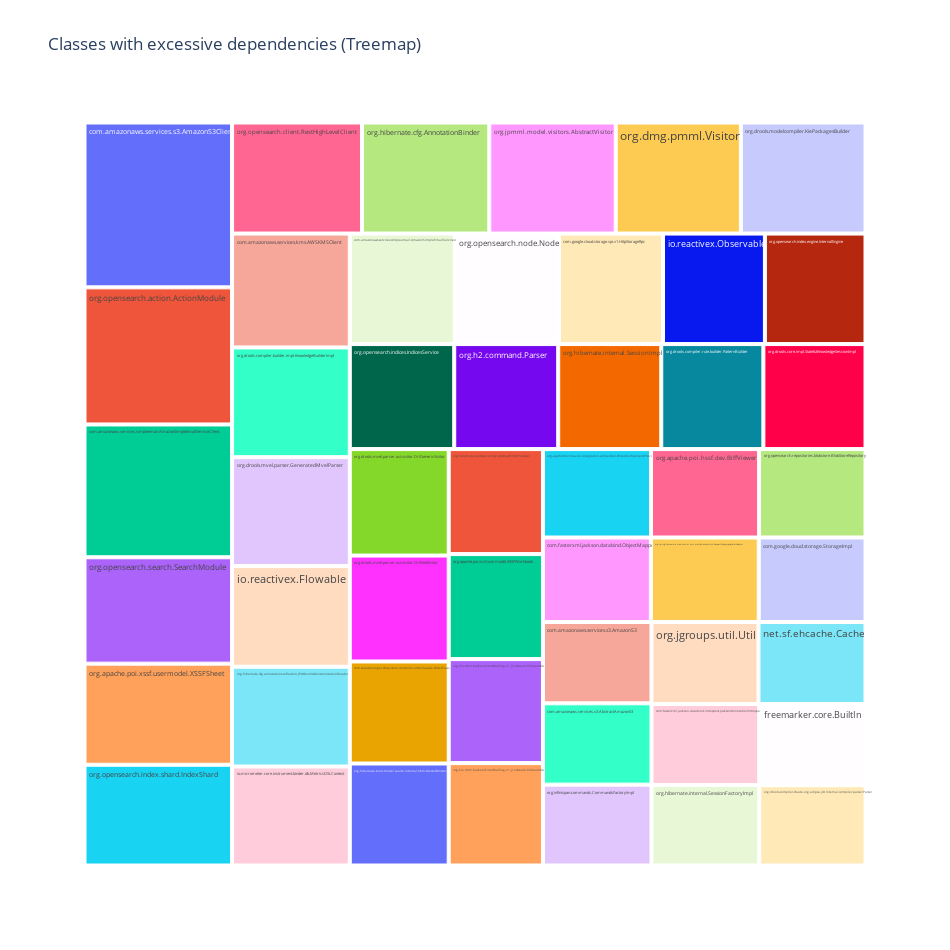

Notebook code cell kept with this figure:
### Markdown cell above
## 4) Excessive Dependencies (> 15)

### Code cell
path = os.path.join(HLA_DIR, "Excessive_Dependencies.csv")
df_ed = read_csv_safe(path)

c_fqn = find_col(df_ed, "classFqn", contains="fqn", default="classFqn")
c_dep = find_col(df_ed, "dependencies", contains="depend", default="dependencies")

if df_ed.empty or not (c_fqn and c_dep):
    show_empty("Excessive Dependencies")
else:
    df_ed[c_dep] = pd.to_numeric(df_ed[c_dep], errors="coerce").fillna(0)

    # Treemap for top classes
    top = df_ed.sort_values(c_dep, ascending=False).head(50)
    fig = px.treemap(top, path=[c_fqn], values=c_dep, title="Classes with excessive dependencies (Treemap)")
    fig.update_layout(height=950, width=950)
    fig.show()

### Figure 1 — Plotly figure (JSON) as saved in the notebook; plotly's stock layout.template omitted (floating-point values rounded to 4 significant figures)
{"data": [{"branchvalues": "total", "domain": {"x": [0, 1], "y": [0, 1]}, "hovertemplate": "labels=%{label}<br>dependencies=%{value}<br>parent=%{parent}<br>id=%{id}<extra></extra>", "ids": ["com.amazonaws.services.s3.AmazonS3Client", "org.opensearch.action.ActionModule", "com.amazonaws.services.simpleemail.AmazonSimpleEmailServiceClient", "org.opensearch.search.SearchModule", "org.apache.poi.xssf.usermodel.XSSFSheet", "org.opensearch.index.shard.IndexShard", "org.opensearch.client.RestHighLevelClient", "org.hibernate.cfg.AnnotationBinder", "org.jpmml.model.visitors.AbstractVisitor", "org.dmg.pmml.Visitor", "org.drools.modelcompiler.KiePackagesBuilder", "com.amazonaws.services.kms.AWSKMSClient", "org.drools.compiler.builder.impl.KnowledgeBuilderImpl", "org.drools.mvel.parser.GeneratedMvelParser", "io.reactivex.Flowable", "org.hibernate.cfg.annotations.reflection.JPAOverriddenAnnotationReader", "io.micrometer.core.instrument.binder.db.MetricsDSLContext", "com.amazonaws.services.simpleemail.AmazonSimpleEmailServiceAsyncClient", "org.opensearch.node.Node", "com.google.cloud.storage.spi.v1.HttpStorageRpc", "io.reactivex.Observable", "org.opensearch.index.engine.InternalEngine", "org.opensearch.indices.IndicesService", "org.h2.command.Parser", "org.hibernate.internal.SessionImpl", "org.drools.compiler.rule.builder.PatternBuilder", "org.drools.core.impl.StatefulKnowledgeSessionImpl", "org.drools.mvel.parser.ast.visitor.DrlGenericVisitor", "org.drools.mvel.parser.ast.visitor.DrlVoidVisitor", "com.salesmanager.shop.store.controller.order.facade.OrderFacadeImpl", "org.hibernate.boot.model.source.internal.hbm.ModelBinder", "org.hibernate.persister.entity.AbstractEntityPersister", "org.apache.poi.xssf.usermodel.XSSFWorkbook", "org.kie.dmn.backend.marshalling.v1_3.xstream.XStreamMarshaller", "org.kie.dmn.backend.marshalling.v1_2.xstream.XStreamMarshaller", "org.appformer.maven.integration.embedder.WiredComponentProvider", "org.apache.poi.hssf.dev.BiffViewer", "org.opensearch.repositories.blobstore.BlobStoreRepository", "com.fasterxml.jackson.databind.ObjectMapper", "org.springframework.web.servlet.mvc.method.annotation.RequestMappingHandlerAdapter", "com.google.cloud.storage.StorageImpl", "com.amazonaws.services.s3.AmazonS3", "com.amazonaws.services.s3.AbstractAmazonS3", "org.infinispan.commands.CommandsFactoryImpl", "org.jgroups.util.Util", "net.sf.ehcache.Cache", "com.fasterxml.jackson.databind.introspect.JacksonAnnotationIntrospector", "org.hibernate.internal.SessionFactoryImpl", "freemarker.core.BuiltIn", "org.drools.compiler.shade.org.eclipse.jdt.internal.compiler.parser.Parser"], "labels": ["com.amazonaws.services.s3.AmazonS3Client", "org.opensearch.action.ActionModule", "com.amazonaws.services.simpleemail.AmazonSimpleEmailServiceClient", "org.opensearch.search.SearchModule", "org.apache.poi.xssf.usermodel.XSSFSheet", "org.opensearch.index.shard.IndexShard", "org.opensearch.client.RestHighLevelClient", "org.hibernate.cfg.AnnotationBinder", "org.jpmml.model.visitors.AbstractVisitor", "org.dmg.pmml.Visitor", "org.drools.modelcompiler.KiePackagesBuilder", "com.amazonaws.services.kms.AWSKMSClient", "org.drools.compiler.builder.impl.KnowledgeBuilderImpl", "org.drools.mvel.parser.GeneratedMvelParser", "io.reactivex.Flowable", "org.hibernate.cfg.annotations.reflection.JPAOverriddenAnnotationReader", "io.micrometer.core.instrument.binder.db.MetricsDSLContext", "com.amazonaws.services.simpleemail.AmazonSimpleEmailServiceAsyncClient", "org.opensearch.node.Node", "com.google.cloud.storage.spi.v1.HttpStorageRpc", "io.reactivex.Observable", "org.opensearch.index.engine.InternalEngine", "org.opensearch.indices.IndicesService", "org.h2.command.Parser", "org.hibernate.internal.SessionImpl", "org.drools.compiler.rule.builder.PatternBuilder", "org.drools.core.impl.StatefulKnowledgeSessionImpl", "org.drools.mvel.parser.ast.visitor.DrlGenericVisitor", "org.drools.mvel.parser.ast.visitor.DrlVoidVisitor", "com.salesmanager.shop.store.controller.order.facade.OrderFacadeImpl", "org.hibernate.boot.model.source.internal.hbm.ModelBinder", "org.hibernate.persister.entity.AbstractEntityPersister", "org.apache.poi.xssf.usermodel.XSSFWorkbook", "org.kie.dmn.backend.marshalling.v1_3.xstream.XStreamMarshaller", "org.kie.dmn.backend.marshalling.v1_2.xstream.XStreamMarshaller", "org.appformer.maven.integration.embedder.WiredComponentProvider", "org.apache.poi.hssf.dev.BiffViewer", "org.opensearch.repositories.blobstore.BlobStoreRepository", "com.fasterxml.jackson.databind.ObjectMapper", "org.springframework.web.servlet.mvc.method.annotation.RequestMappingHandlerAdapter", "com.google.cloud.storage.StorageImpl", "com.amazonaws.services.s3.AmazonS3", "com.amazonaws.services.s3.AbstractAmazonS3", "org.infinispan.commands.CommandsFactoryImpl", "org.jgroups.util.Util", "net.sf.ehcache.Cache", "com.fasterxml.jackson.databind.introspect.JacksonAnnotationIntrospector", "org.hibernate.internal.SessionFactoryImpl", "freemarker.core.BuiltIn", "org.drools.compiler.shade.org.eclipse.jdt.internal.compiler.parser.Parser"], "name": "", "parents": ["", "", "", "", "", "", "", "", "", "", "", "", "", "", "", "", "", "", "", "", "", "", "", "", "", "", "", "", "", "", "", "", "", "", "", "", "", "", "", "", "", "", "", "", "", "", "", "", "", ""], "type": "treemap", "values": [499.0, 415.0, 402.0, 322.0, 306.0, 305.0, 296.0, 290.0, 288.0, 285.0, 284.0, 275.0, 265.0, 263.0, 243.0, 241.0, 239.0, 238.0, 236.0, 236.0, 231.0, 228.0, 225.0, 224.0, 222.0, 220.0, 220.0, 216.0, 215.0, 207.0, 207.0, 203.0, 203.0, 201.0, 198.0, 196.0, 196.0, 193.0, 187.0, 187.0, 185.0, 181.0, 181.0, 180.0, 180.0, 180.0, 179.0, 178.0, 177.0, 175.0]}], "layout": {"height": 950, "legend": {"tracegroupgap": 0}, "title": {"text": "Classes with excessive dependencies (Treemap)"}, "width": 950}}
